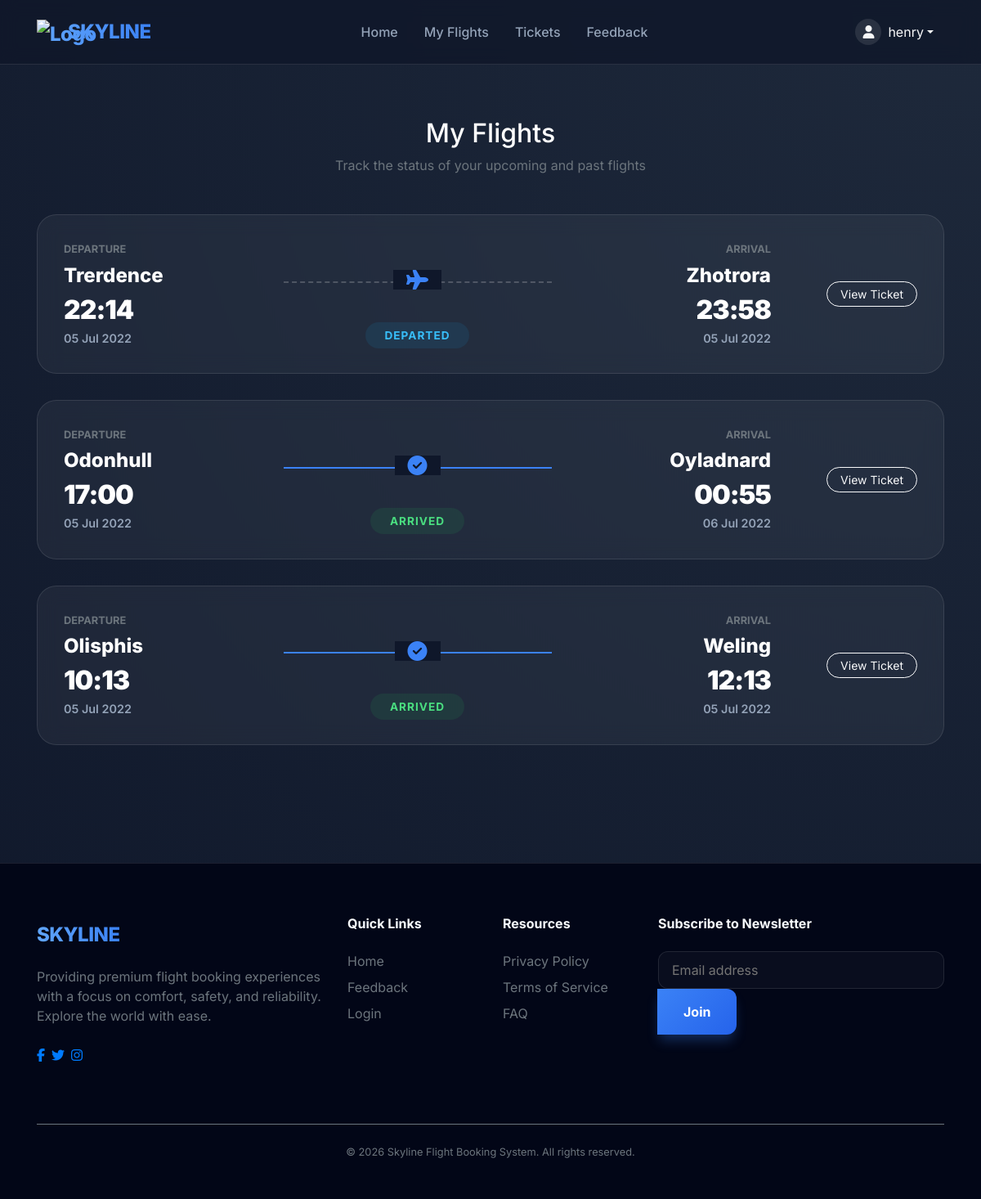
/my_flights.php (signed in), run on the app's committed database.
### tables this page shows
CREATE TABLE `ticket` (
  `ticket_id` int(11) NOT NULL,
  `passenger_id` int(11) NOT NULL,
  `flight_id` int(11) NOT NULL,
  `user_id` int(11) NOT NULL,
  `seat_no` varchar(10) NOT NULL,
  `cost` int(11) NOT NULL,
  `class` varchar(3) NOT NULL
);

CREATE TABLE `flight` (
  `flight_id` int(11) NOT NULL,
  `admin_id` int(11) NOT NULL,
  `arrivale` datetime NOT NULL,
  `departure` datetime NOT NULL,
  `Destination` varchar(20) NOT NULL,
  `source` varchar(20) NOT NULL,
  `airline` varchar(20) NOT NULL,
  `Seats` varchar(110) NOT NULL,
  `duration` varchar(20) NOT NULL,
  `Price` int(11) NOT NULL,
  `status` varchar(6) DEFAULT NULL,
  `issue` varchar(50) DEFAULT NULL,
  `last_seat` varchar(5) DEFAULT '',
  `bus_seats` int(11) DEFAULT '20',
  `last_bus_seat` varchar(5) DEFAULT ''
);

### my_flights.php (the view, shortened to what this page needs)
<?php if(isset($_SESSION['userId'])) {
    require 'helpers/init_conn_db.php';
?>
<main>
    <div class="container">
        <div class="text-center mb-5 animate-fade-in">
            <h2 class="font-weight-900 text-white mb-2">My Flights</h2>
            <p class="text-secondary">Track the status of your upcoming and past flights</p>
        </div>
        <?php
        $sql_t = 'SELECT * FROM Ticket WHERE user_id=? ORDER BY flight_id DESC';
        $stmt_t = mysqli_stmt_init($conn);
        if(!mysqli_stmt_prepare($stmt_t,$sql_t)) {
            echo '<div class="alert alert-danger">Database Error!</div>';
        } else {
            mysqli_stmt_bind_param($stmt_t,'i',$_SESSION['userId']);
            mysqli_stmt_execute($stmt_t);
            $result_t = mysqli_stmt_get_result($stmt_t);
            while($row_t = mysqli_fetch_assoc($result_t)) {
                $sql_f = 'SELECT * FROM Flight WHERE flight_id=?';
                $stmt_f = mysqli_stmt_init($conn);
                if(mysqli_stmt_prepare($stmt_f,$sql_f)) {
                    mysqli_stmt_bind_param($stmt_f,'i',$row_t['flight_id']);
                    mysqli_stmt_execute($stmt_f);
                    $result_f = mysqli_stmt_get_result($stmt_f);
                    if($row_f = mysqli_fetch_assoc($result_f)) {
                        $date_dep = date('d M Y', strtotime($row_f['departure']));
                        $time_dep = date('H:i', strtotime($row_f['departure']));
                        $date_arr = date('d M Y', strtotime($row_f['arrivale']));
                        $time_arr = date('H:i', strtotime($row_f['arrivale']));
                        $status = "Scheduled";
                        $badge_class = "style='background: rgba(59, 130, 246, 0.1); color: #60a5fa;'";
                        $path_class = "";
                        $icon = "fa-plane";
                        if($row_f['status'] === 'dep') {
                            $status = "Departed";
                            $badge_class = "style='background: rgba(14, 165, 233, 0.1); color: #38bdf8;'";
                            $icon = "fa-plane";
                        } else if($row_f['status'] === 'issue') {
                            $status = "Delayed";
                            $badge_class = "style='background: rgba(220, 38, 38, 0.1); color: #f87171;'";
                        } else if($row_f['status'] === 'arr') {
                            $status = "Arrived";
                            $badge_class = "style='background: rgba(34, 197, 94, 0.1); color: #4ade80;'";
                            $path_class = "completed";
                            $icon = "fa-check-circle";
                        }
                        ?>
                        <div class="flight-card animate-fade-in">
                            <div class="row align-items-center">
                                <div class="col-md-3 text-center text-md-left mb-4 mb-md-0">
                                    <div class="text-secondary small font-weight-bold mb-1">DEPARTURE</div>
                                    <div class="city-name"><?php echo htmlspecialchars($row_f['source']); ?></div>
                                    <div class="time-large"><?php echo $time_dep; ?></div>
                                    <div class="date-text"><?php echo $date_dep; ?></div>
                                </div>
                                <div class="col-md-4 mb-4 mb-md-0">
                                    <div class="flight-path <?php echo $path_class; ?>">
                                        <i class="fa <?php echo $icon; ?>"></i>
                                    </div>
                                    <div class="text-center pt-2">
                                        <span class="status-badge" <?php echo $badge_class; ?>><?php echo $status; ?></span>
                                    </div>
                                </div>
                                <div class="col-md-3 text-center text-md-right mb-4 mb-md-0">
                                    <div class="text-secondary small font-weight-bold mb-1">ARRIVAL</div>
                                    <div class="city-name"><?php echo htmlspecialchars($row_f['Destination']); ?></div>
                                    <div class="time-large"><?php echo $time_arr; ?></div>
                                    <div class="date-text"><?php echo $date_arr; ?></div>
                                </div>
                                <div class="col-md-2 text-center text-md-right">
                                    <a href="ticket.php" class="btn btn-outline-light btn-sm rounded-pill px-3">View Ticket</a>
                                </div>
                            </div>
                        </div>
                        <?php
                    }
                }
            }
        }
        ?>
    </div>
</main>
<?php } else {
    header("Location: index.php");
    exit();
} ?>

### assets/css/main.css (style rules this page uses)
:root { --primary-color: #0f172a; --secondary-color: #3b82f6; --accent-color: #60a5fa; --text-primary: #f8fafc; --text-secondary: #94a3b8; --glass-bg: rgba(255, 255, 255, 0.05); --glass-border: rgba(255, 255, 255, 0.1); --card-shadow: 0 25px 50px -12px rgba(0, 0, 0, 0.5); --transition: all 0.3s cubic-bezier(0.4, 0, 0.2, 1); }
* { margin: 0; padding: 0; box-sizing: border-box; font-family: 'Inter', -apple-system, BlinkMacSystemFont, "Segoe UI", Roboto, sans-serif; }
body { background: radial-gradient(circle at top right, #1e293b, #0f172a); color: var(--text-primary); min-height: 100vh; overflow-x: hidden; }
.flight-card { border-radius: 1.5rem; margin-bottom: 1.5rem; overflow: hidden; transition: var(--transition); }
.animate-fade-in { animation: fadeInUp 0.8s ease-out forwards; }

### my_flights.php (style rules this page uses)
body { background: radial-gradient(circle at top right, #1e293b, #0f172a); min-height: 100vh; display: flex; flex-direction: column; }
main { flex: 1; padding: 4rem 0; }
.flight-card { background: rgba(255, 255, 255, 0.05); backdrop-filter: blur(12px); border: 1px solid rgba(255, 255, 255, 0.1); border-radius: 1.5rem; padding: 2rem; margin-bottom: 2rem; transition: var(--transition); }
.city-name { font-size: 1.5rem; font-weight: 800; color: white; }
.time-large { font-size: 2rem; font-weight: 900; letter-spacing: -1px; color: white; }
.date-text { color: var(--text-secondary); font-size: 0.9rem; font-weight: 600; }
.flight-path { position: relative; padding: 2rem 0; text-align: center; }
.flight-path::before { content: ''; position: absolute; top: 50%; left: 0; right: 0; border-top: 2px dashed rgba(255, 255, 255, 0.2); z-index: 1; }
.flight-path i { position: relative; z-index: 2; background: #0f172a; padding: 0 1rem; color: var(--secondary-color); font-size: 1.5rem; }
.flight-path.completed::before { border-top: 2px solid var(--secondary-color); }
.status-badge { padding: 0.5rem 1.5rem; border-radius: 2rem; font-weight: 700; font-size: 0.85rem; text-transform: uppercase; letter-spacing: 1px; }

### data on the page
ticket: flight.source "Trerdence", flight.departure "22:14", flight.departure "05 Jul 2022", flight.status "DEPARTED", flight.Destination "Zhotrora", flight.arrivale "23:58", flight.arrivale "05 Jul 2022"
ticket: flight.source "Odonhull", flight.departure "17:00", flight.departure "05 Jul 2022", flight.status "ARRIVED", flight.Destination "Oyladnard", flight.arrivale "00:55", flight.arrivale "06 Jul 2022"
ticket: flight.source "Olisphis", flight.departure "10:13", flight.departure "05 Jul 2022", flight.status "ARRIVED", flight.Destination "Weling", flight.arrivale "12:13", flight.arrivale "05 Jul 2022"

### other printed values
$_SESSION['userUid'] "henry"
